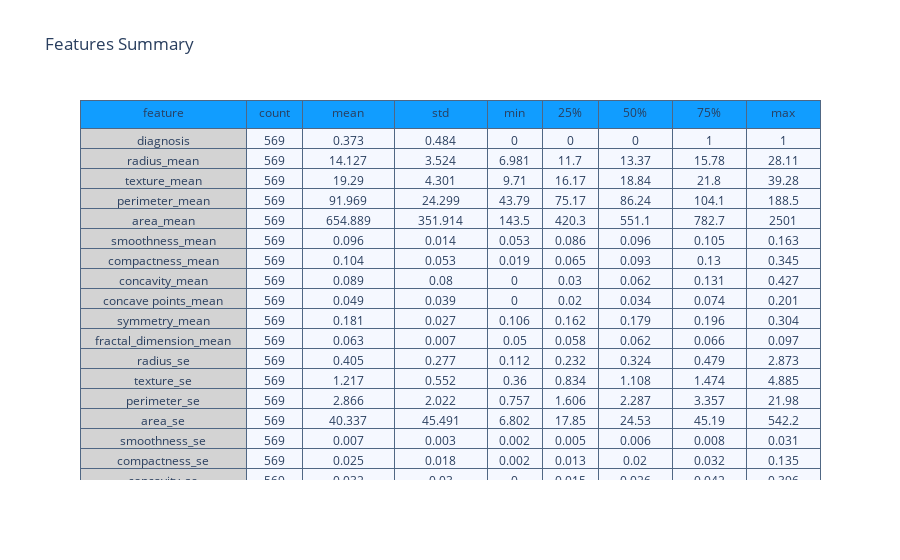

The notebook cell this image was saved under:
### Code cell
#Features Summary.
summary = (df_dataset_og[[i for i in df_dataset_og.columns if i not in Id_col]].
           describe().transpose().reset_index())

summary = summary.rename(columns = {"index" : "feature"})
summary = np.around(summary,3)

val_lst = [summary['feature'], summary['count'], summary['mean'], summary['std'], summary['min'], summary['25%'],
           summary['50%'], summary['75%'], summary['max']]

trace  = go.Table(header = dict(values = summary.columns.tolist(), 
                                line = dict(color = ['#506784']), 
                                fill = dict(color = ['#119DFF']),
                               ),
                  cells  = dict(values = val_lst,
                                line = dict(color = ['#506784']),
                                fill = dict(color = ["lightgrey",'#F5F8FF'])
                               ),
                  columnwidth = [180,60,100,100,60,60,80,80,80])
layout = go.Layout(dict(title = "Features Summary"))
figure = go.Figure(data=[trace],layout=layout)
py.iplot(figure)

### Figure 1 — Plotly figure (JSON) as saved in the notebook; plotly's stock layout.template omitted (floating-point values rounded to 4 significant figures; data arrays with more than 128 entries replaced by an {"elided": "..."} marker saying what was removed)
{"data": [{"cells": {"fill": {"color": ["lightgrey", "#F5F8FF"]}, "line": {"color": ["#506784"]}, "values": {"elided": "9x31 mixed values"}}, "columnwidth": [180, 60, 100, 100, 60, 60, 80, 80, 80], "header": {"fill": {"color": ["#119DFF"]}, "line": {"color": ["#506784"]}, "values": ["feature", "count", "mean", "std", "min", "25%", "50%", "75%", "max"]}, "type": "table"}], "layout": {"title": {"text": "Features Summary"}}}
